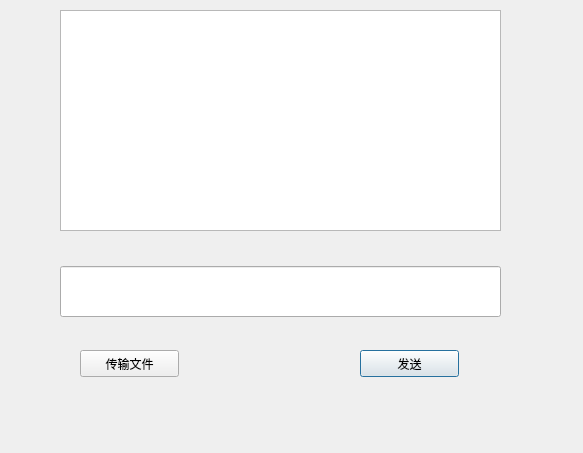
<?xml version="1.0" encoding="UTF-8"?>
<ui version="4.0">
 <class>hao</class>
 <widget class="QDialog" name="hao">
  <property name="geometry">
   <rect>
    <x>0</x>
    <y>0</y>
    <width>583</width>
    <height>453</height>
   </rect>
  </property>
  <property name="windowTitle">
   <string>chat</string>
  </property>
  <widget class="QTextBrowser" name="displayBox">
   <property name="geometry">
    <rect>
     <x>60</x>
     <y>10</y>
     <width>441</width>
     <height>221</height>
    </rect>
   </property>
  </widget>
  <widget class="QPushButton" name="pushButton">
   <property name="geometry">
    <rect>
     <x>360</x>
     <y>350</y>
     <width>99</width>
     <height>27</height>
    </rect>
   </property>
   <property name="text">
    <string>发送</string>
   </property>
  </widget>
  <widget class="QLineEdit" name="inputBox">
   <property name="geometry">
    <rect>
     <x>60</x>
     <y>266</y>
     <width>441</width>
     <height>51</height>
    </rect>
   </property>
  </widget>
  <widget class="QPushButton" name="pushButton_2">
   <property name="geometry">
    <rect>
     <x>80</x>
     <y>350</y>
     <width>99</width>
     <height>27</height>
    </rect>
   </property>
   <property name="text">
    <string>传输文件</string>
   </property>
  </widget>
 </widget>
 <resources/>
 <connections/>
</ui>
